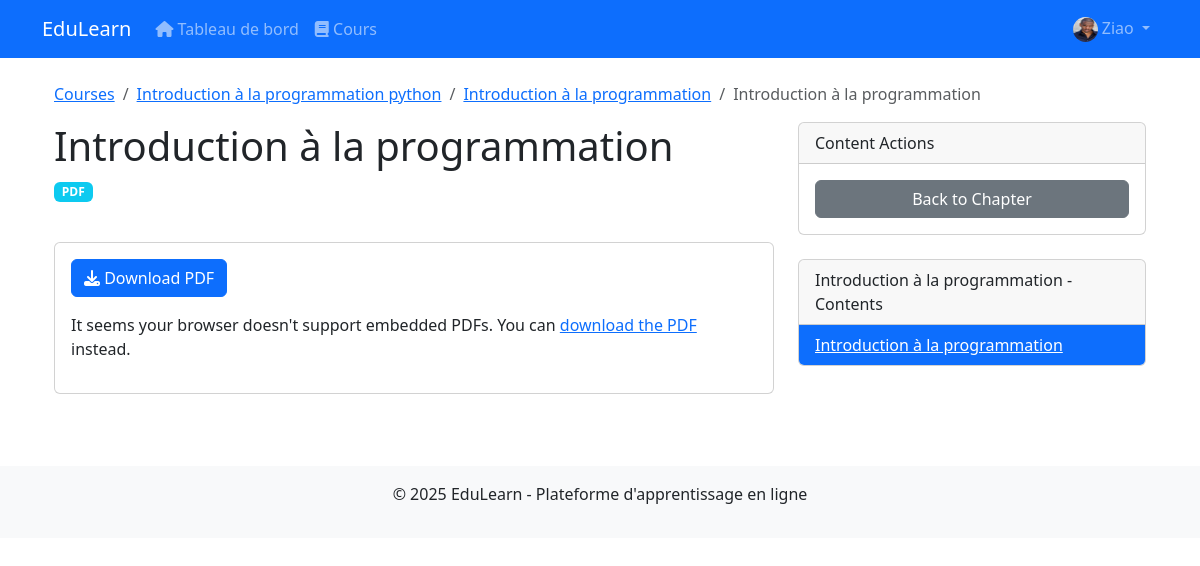
Page /courses/content/1/ (signed in) on the committed database.
### users/models.py (models this page shows, shortened)
class User(AbstractUser):
    STUDENT = 'student'
    TEACHER = 'teacher'
    ADMIN = 'admin'
    ROLE_CHOICES = [
        (STUDENT, 'Élève'),
        (TEACHER, 'Enseignant'),
        (ADMIN, 'Administrateur'),
    ]
    role = models.CharField(max_length=10, choices=ROLE_CHOICES, default=STUDENT)
    profile_pic = models.ImageField(upload_to='profile_pics', blank=True, null=True)
    bio = models.TextField(blank=True, null=True)
    def is_student(self):
        return self.role == self.STUDENT
    def is_admin_user(self):
        return self.role == self.ADMIN and self.is_active

### courses/models.py (models this page shows, shortened)
class Course(models.Model):
    title = models.CharField(max_length=200)
    subject = models.ForeignKey(Subject, on_delete=models.CASCADE, related_name='courses')
    teacher = models.ForeignKey(User, on_delete=models.CASCADE, related_name='courses_teaching')
    description = models.TextField()
    image = models.ImageField(upload_to='course_images', blank=True, null=True)
    created_at = models.DateTimeField(auto_now_add=True)
    updated_at = models.DateTimeField(auto_now=True)
    students = models.ManyToManyField(User, related_name='courses_enrolled', blank=True)

class Chapter(models.Model):
    course = models.ForeignKey(Course, on_delete=models.CASCADE, related_name='chapters')
    title = models.CharField(max_length=200)
    order = models.PositiveIntegerField(default=1)
    class Meta:
        ordering = ['order']

class Content(models.Model):
    TEXT = 'text'
    VIDEO = 'video'
    PDF = 'pdf'
    IMAGE = 'image'
    CONTENT_TYPES = [
        (TEXT, 'Texte'),
        (VIDEO, 'Vidéo'),
        (PDF, 'PDF'),
        (IMAGE, 'Image'),
    ]
    chapter = models.ForeignKey(Chapter, on_delete=models.CASCADE, related_name='contents')
    title = models.CharField(max_length=200)
    content_type = models.CharField(max_length=5, choices=CONTENT_TYPES)
    text_content = models.TextField(blank=True, null=True)
    file = models.FileField(upload_to='course_files', blank=True, null=True)
    order = models.PositiveIntegerField(default=1)
    created_at = models.DateTimeField(auto_now_add=True)
    class Meta:
        ordering = ['order']

### courses/views.py (the view)
# urls.py: path('content/<int:content_id>/', views.content_detail, name='content_detail'),
def content_detail(request, content_id):
    content = get_object_or_404(Content, id=content_id)
    chapter = content.chapter
    course = chapter.course
    if not (request.user.is_authenticated and
            (course.teacher == request.user or
             course.students.filter(id=request.user.id).exists() or
             request.user.is_admin_user())):
        return HttpResponseForbidden("You must be enrolled in this course to view this content")
    contents = chapter.contents.all()
    prev_content = None
    next_content = None
    ordered_contents = list(contents.order_by('order'))
    current_index = None
    for i, c in enumerate(ordered_contents):
        if c.id == content.id:
            current_index = i
            break
    if current_index is not None:
        if current_index > 0:
            prev_content = ordered_contents[current_index - 1]
        if current_index < len(ordered_contents) - 1:
            next_content = ordered_contents[current_index + 1]
    if request.user.is_authenticated and hasattr(request.user, 'is_student') and request.user.is_student():
        progress, created = StudentProgress.objects.get_or_create(
            student=request.user,
            content=content
        )
        if not progress.completed:
            progress.completed = True
            progress.save()
        for c in contents:
            prog, _ = StudentProgress.objects.get_or_create(
                student=request.user,
                content=c
            )
            c.progress = prog
    return render(request, 'courses/content_detail.html', {
        'content': content,
        'chapter': chapter,
        'course': course,
        'prev_content': prev_content,
        'next_content': next_content
    })

### templates/courses/content_detail.html (shortened to what this page needs)
{% extends 'base.html' %}
{% load file_tags %}
{% block content %}
<div class="container my-4">
    <nav aria-label="breadcrumb">
        <ol class="breadcrumb">
            <li class="breadcrumb-item"><a href="{% url 'courses:course_list' %}">Courses</a></li>
            <li class="breadcrumb-item"><a href="{% url 'courses:course_detail' course.id %}">{{ course.title }}</a></li>
            <li class="breadcrumb-item"><a href="{% url 'courses:chapter_detail' chapter.id %}">{{ chapter.title }}</a></li>
            <li class="breadcrumb-item active" aria-current="page">{{ content.title }}</li>
        </ol>
    </nav>
    <div class="row">
        <div class="col-md-8">
            <h1>{{ content.title }}</h1>
            <p class="badge bg-info">{{ content.get_content_type_display }}</p>
            <div class="content-body mt-4">
                {% if content.content_type == 'text' %}
                    <div class="card">
                        <div class="card-body">
                            {{ content.text_content|safe }}
                        </div>
                    </div>
                {% elif content.content_type == 'pdf' %}
                    <div class="card">
                        <div class="card-body">
                            <a href="{{ content.file.url }}" class="btn btn-primary mb-3" target="_blank">
                                <i class="fas fa-download"></i> Download PDF
                            </a>
                            <object data="{{ content.file.url }}" type="application/pdf" width="100%" height="600px">
                                <p>It seems your browser doesn't support embedded PDFs.
                                You can <a href="{{ content.file.url }}">download the PDF</a> instead.</p>
                            </object>
                        </div>
                    </div>
                {% endif %}
            </div>
        </div>
        <div class="col-md-4">
            <div class="card mb-4">
                <div class="card-header">
                    Content Actions
                </div>
                <div class="card-body">
                    <a href="{% url 'courses:chapter_detail' chapter_id=chapter.id %}" class="btn btn-secondary w-100">Back to Chapter</a>
                </div>
            </div>
            <div class="card">
                <div class="card-header">
                    {{ chapter.title }} - Contents
                </div>
                <ul class="list-group list-group-flush">
                    {% for item in chapter.contents.all %}
                        <li class="list-group-item {% if item.id == content.id %}active{% endif %}">
                            <a href="{% url 'courses:content_detail' content_id=item.id %}" class="{% if item.id == content.id %}text-white{% endif %}">
                                {{ item.title }}
                            </a>
                        </li>
                    {% endfor %}
                </ul>
            </div>
        </div>
    </div>
</div>
{% endblock %}

### templates/base.html (shortened to what this page needs)
<!DOCTYPE html>
<html lang="fr">
<head>
    <link href="https://cdn.jsdelivr.net/npm/bootstrap@5.3.0/dist/css/bootstrap.min.css" rel="stylesheet">
    <link rel="stylesheet" href="https://cdnjs.cloudflare.com/ajax/libs/font-awesome/6.4.0/css/all.min.css">
</head>
<body>
    <nav class="navbar navbar-expand-lg navbar-dark bg-primary">
        <div class="container">
            <a class="navbar-brand" href="{% url 'home' %}">EduLearn</a>
            <div class="collapse navbar-collapse" id="navbarNav">
                <ul class="navbar-nav">
                    {% if user.is_authenticated %}
                        <li class="nav-item">
                            <a class="nav-link" href="{% url 'dashboard:home' %}">
                                <i class="fas fa-home"></i> Tableau de bord
                            </a>
                        </li>
                        <li class="nav-item">
                            <a class="nav-link" href="{% url 'courses:course_list' %}">
                                <i class="fas fa-book"></i> Cours
                            </a>
                        </li>
                    {% endif %}
                </ul>
                <ul class="navbar-nav ms-auto">
                    {% if user.is_authenticated %}
                        <li class="nav-item dropdown">
                            <a class="nav-link dropdown-toggle" href="#" id="userDropdown" role="button" data-bs-toggle="dropdown">
                                {% if user.profile_pic %}
                                    <img src="{{ user.profile_pic.url }}" alt="Profile" class="rounded-circle" style="width: 25px; height: 25px;">
                                {% else %}
                                    <i class="fas fa-user-circle"></i>
                                {% endif %}
                                {{ user.username }}
                            </a>
                        </li>
                    {% endif %}
                </ul>
            </div>
        </div>
    </nav>
    <div class="container mt-4">
        {% block content %}{% endblock %}
    </div>
    <footer class="mt-5 py-3 bg-light text-center">
        <div class="container">
            <p>&copy; {% now "Y" %} EduLearn - Plateforme d'apprentissage en ligne</p>
        </div>
    </footer>
</body>
</html>

### rows in the picture
User: profile_pic (picture), username "Ziao"
Course: title "Introduction à la programmation python"
Chapter: title "Introduction à la programmation"
Content: title "Introduction à la programmation", content_type "PDF"
